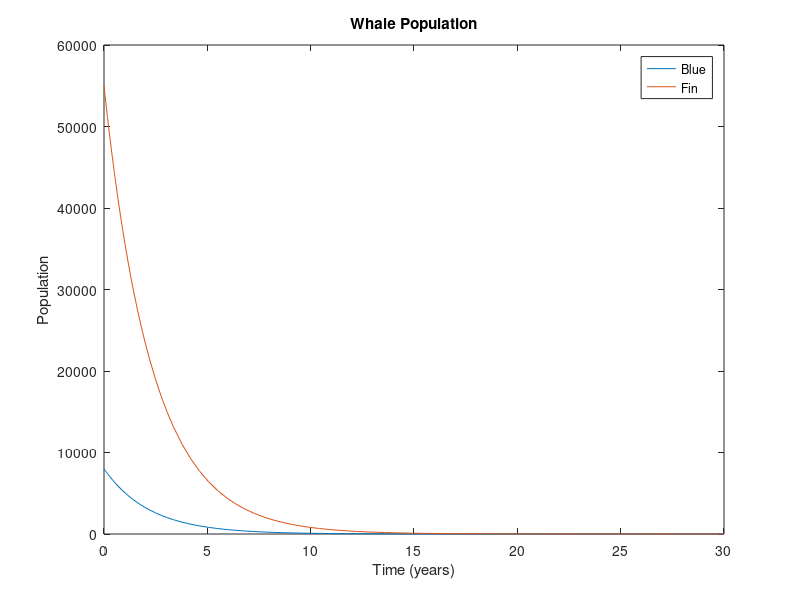
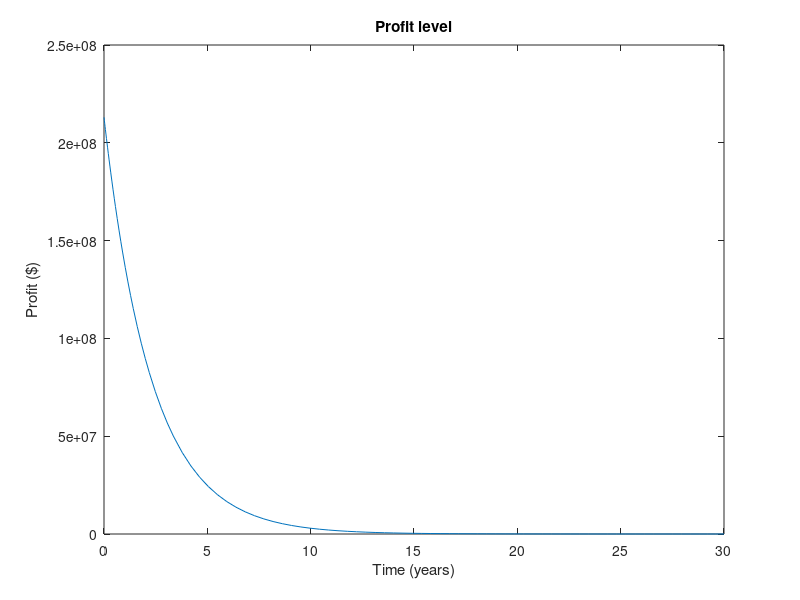

The MATLAB script that drew these images, in order:
% This script is a proof-of-concept which shows how to numerically solve
% this two-species competition environment model, with percentage-based
% whaling, using MATLAB
% Specifically, this script uses the ode45 utility.

% The ODE model (LaTeX friendly)
% \begin{align*}
%     \frac{dx}{dt} &= r_1 x (1 - x/K_1) - \alpha_1 x y - \beta_1 x \\
%     \frac{dy}{dt} &= r_2 y (1 - y/K_2) - \alpha_2 x y - \beta_2 y
% \end{align*}
% 
% (Plaintext friendly)
%   x'(t) = r1 * x(t) * (1 - x(t) / K1) - a1 * x(t) * y(t) - b1 * x(t)
%   y'(t) = r2 * y(t) * (1 - y(t) / K2) - a2 * x(t) * y(t) - b2 * y(t)

% whale competition parameters, specified by the experts
r1 = 0.05;
r2 = 0.08;
K1 = 150000;
K2 = 400000;
a1 = 1e-8;
a2 = 1e-8;

% initial whale populations
x0 = 8e+3;
y0 = 5.5e+4;

% percent of whale populations that are killed each year
b1 = 0.5;
b2 = 0.5;

% revenue from a killed whale
p1 = 12000;
p2 = 6000;

% ODE specified above
f = @(t,x) [r1*x(1) * (1 - x(1) / K1) - a1 * x(1) * x(2) - b1 * x(1); ...
    r2 * x(2) * (1 - x(2) / K2) - a2 * x(1) * x(2) - b2 * x(2)];
[t, xa] = ode45(f, [0 30], [x0 y0]);

% profit function over time
profit = @(p, q) p(1) * q(:,1) + p(2) * q(:,2);

prices = [p1 p2];
quantities = [b1 * xa(:,1) b2 * xa(:,2)];

prof = profit(prices, quantities);

%% Plots

figure(1);
plot(t, xa(:,1)); hold on
plot(t, xa(:,2));
title('Whale Population');
xlabel('Time (years)'), ylabel('Population'); legend('Blue','Fin'); hold off

figure(2);

plot(t, prof); hold on
title('Profit level'); 
ylabel('Profit ($)'); xlabel('Time (years)'); hold off

fprintf('Profit:\t%1.2f\n',sum(prof));
